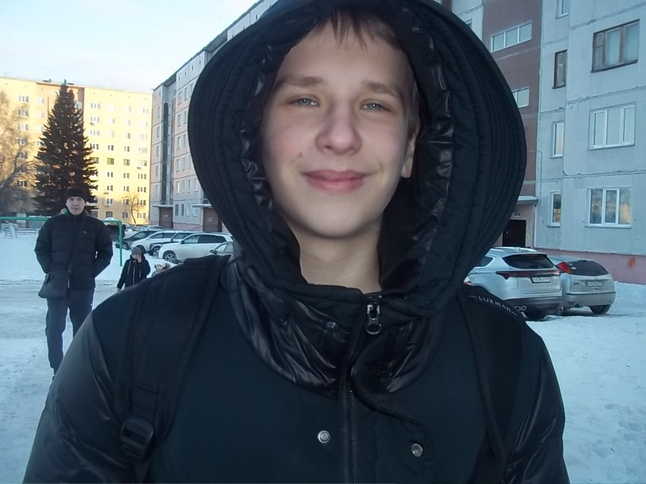
#> input picture test_images/dima.JPG, 646 x 484 px, shrunk from 1280 x 960 before the run
$ python file_crop.py
#> lines starting #> are read from the running program, lines starting #| are printed output that depends on the picture
import cv2

class Crop:
    def __init__(self):
        self.coordinates = {}

    def crop(self, path, percent):
#> called with path = '../test_images/dima.JPG', percent = 0
        img = cv2.imread(path)
#> img is the input picture: shape (484, 646, 3); mean B, G, R 106.8, 96.3, 82.9
        gray = cv2.cvtColor(img, cv2.COLOR_BGR2GRAY)
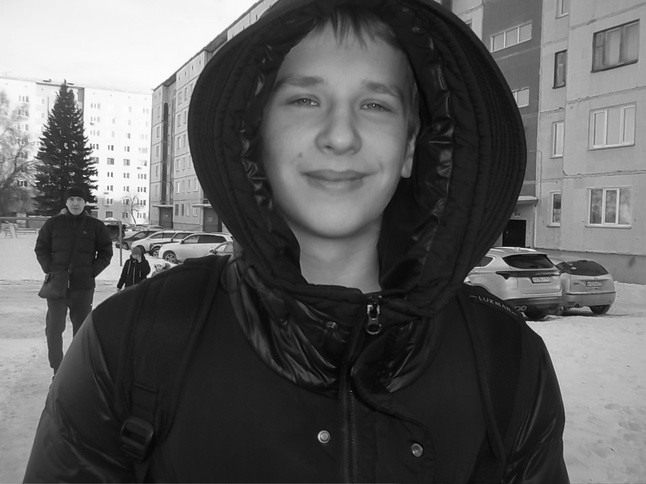
#> gray: shape (484, 646); min 2, max 254, mean 93.5
        face_cascade = cv2.CascadeClassifier('../haarcascade_frontalface_alt2.xml')
        faces = face_cascade.detectMultiScale(gray, 1.1, 4)
#> faces = [[64, 190, 24, 24], [251, 37, 180, 180]]
        faces = faces.tolist()
        faces.sort()

        counter = 1

        for (x, y, w, h) in faces:
            x_new = max(0, x - int(percent / 100  * w))  # Увеличиваем координаты влево
            y_new = max(0, y - int(percent / 100 * h))  # Увеличиваем координаты вверх
            w_new = min(img.shape[1] - x_new, w + int(percent / 50 * w))  # Увеличиваем ширину
            h_new = min(img.shape[0] - y_new, h + int(percent / 50 * h))  # Увеличиваем высоту

            face = img[y_new:y_new + h_new, x_new:x_new + w_new]

            cv2.imwrite(f'../croped_files/face_crop{counter}_{percent}%.jpg', face)
            counter += 1
#> this loop made 2 passes
#> (x, y, w, h, x_new, y_new, w_new, h_new) on passes 1 to 2: (64, 190, 24, 24, 64, 190, 24, 24), (251, 37, 180, 180, 251, 37, 180, 180)
#> pass 1, in crop, `face = img[y_new:y_new + h_new, x_new:x_new + w_new]`:
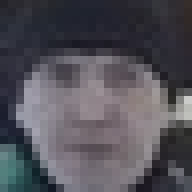
#> face: shape (24, 24, 3) (shown 8 times larger); mean B, G, R 88.9, 81.3, 83.1
#> pass 2, in crop, `face = img[y_new:y_new + h_new, x_new:x_new + w_new]`:
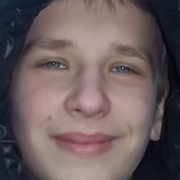
#> face: shape (180, 180, 3); mean B, G, R 94.7, 92.7, 108.3
#> after the loop, counter = 3

if __name__ == '__main__':
    path = '../test_images/dima.JPG'
    crop = Crop()
    crop.crop(path, 0)

$ run again, with test_images/hasbik.jpg copied over test_images/dima.JPG
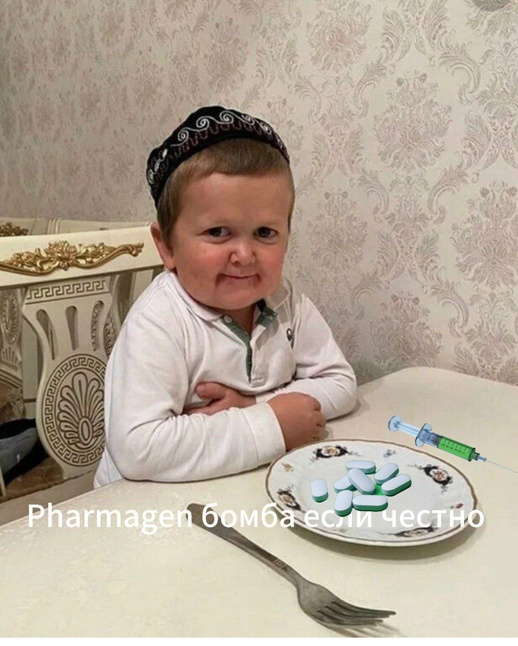
#> input picture test_images/hasbik.jpg, 518 x 646 px, shrunk from 1026 x 1280 before the run
#> in crop, img is the input picture: shape (646, 518, 3); mean B, G, R 152, 167.3, 180.7
#> in crop, `gray = cv2.cvtColor(img, cv2.COLOR_BGR2GRAY)`:
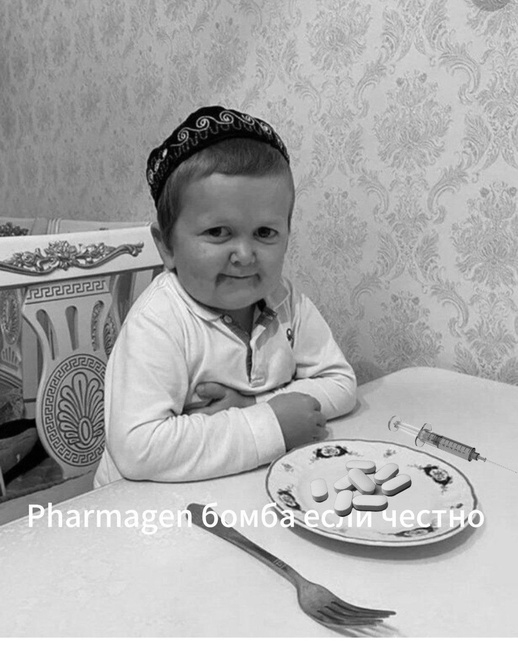
#> gray: shape (646, 518); min 0, max 255, mean 169.6
#> faces = [[179, 187, 121, 121]]
#> the loop in crop, `for (x, y, w, h) in faces:` made 1 pass
#> (x, y, w, h, x_new, y_new, w_new, h_new) on pass 1: (179, 187, 121, 121, 179, 187, 121, 121)
#> pass 1, in crop, `face = img[y_new:y_new + h_new, x_new:x_new + w_new]`:
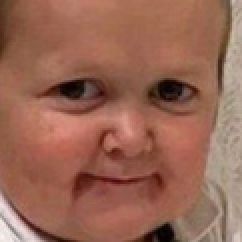
#> face: shape (121, 121, 3) (shown 2 times larger); mean B, G, R 84.2, 102.1, 152.1
#> after the loop in crop, `for (x, y, w, h) in faces:`: counter = 2

$ run again, with test_images/levon.jpg copied over test_images/dima.JPG
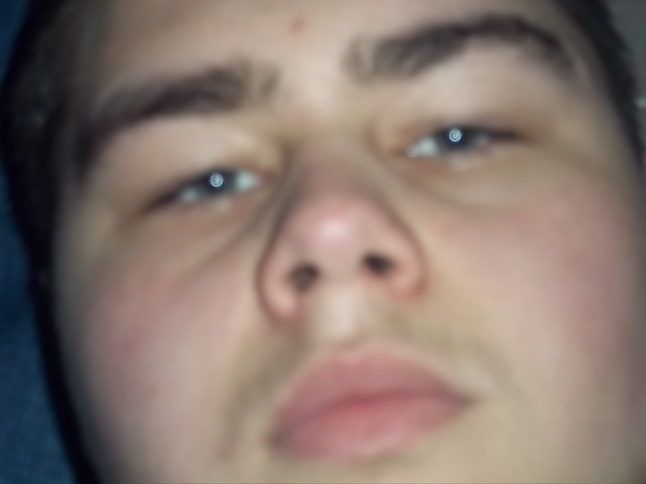
#> input picture test_images/levon.jpg, 646 x 484 px, shrunk from 1280 x 960 before the run
#> in crop, img is the input picture: shape (484, 646, 3); mean B, G, R 110, 118.6, 135.5
#> in crop, `gray = cv2.cvtColor(img, cv2.COLOR_BGR2GRAY)`:
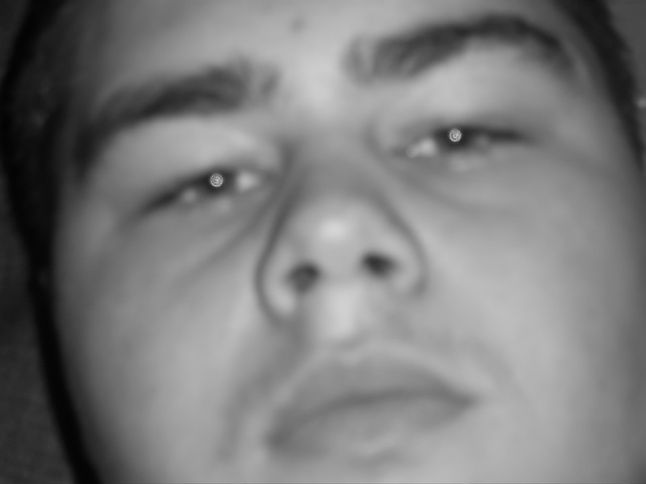
#> gray: shape (484, 646); min 3, max 213, mean 122.7
#> faces = [[240, 192, 201, 201]]
#> the loop in crop, `for (x, y, w, h) in faces:` made 1 pass
#> (x, y, w, h, x_new, y_new, w_new, h_new) on pass 1: (240, 192, 201, 201, 240, 192, 201, 201)
#> pass 1, in crop, `face = img[y_new:y_new + h_new, x_new:x_new + w_new]`:
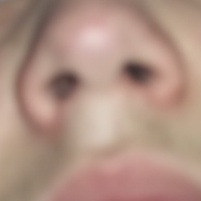
#> face: shape (201, 201, 3); mean B, G, R 131.9, 145.6, 176.6
#> after the loop in crop, `for (x, y, w, h) in faces:`: counter = 2

$ run again, with test_images/levon_neutral.JPG copied over test_images/dima.JPG
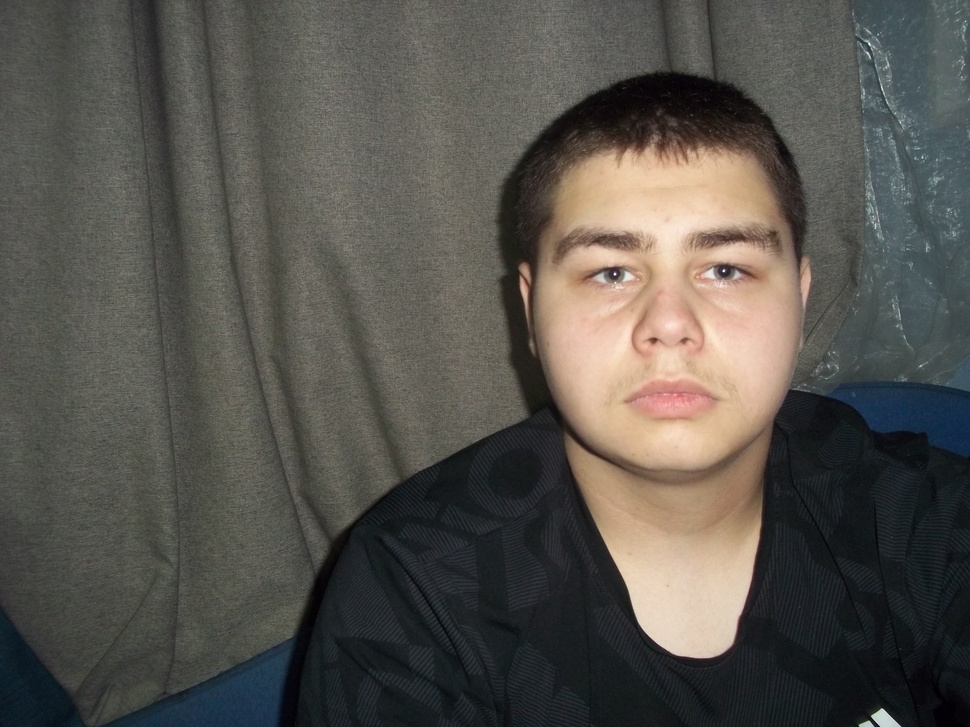
#> input picture test_images/levon_neutral.JPG, 970 x 727 px, shrunk from 4000 x 3000 before the run
#> in crop, img is the input picture: shape (727, 970, 3); mean B, G, R 77.8, 83.6, 86.6
#> in crop, `gray = cv2.cvtColor(img, cv2.COLOR_BGR2GRAY)`:
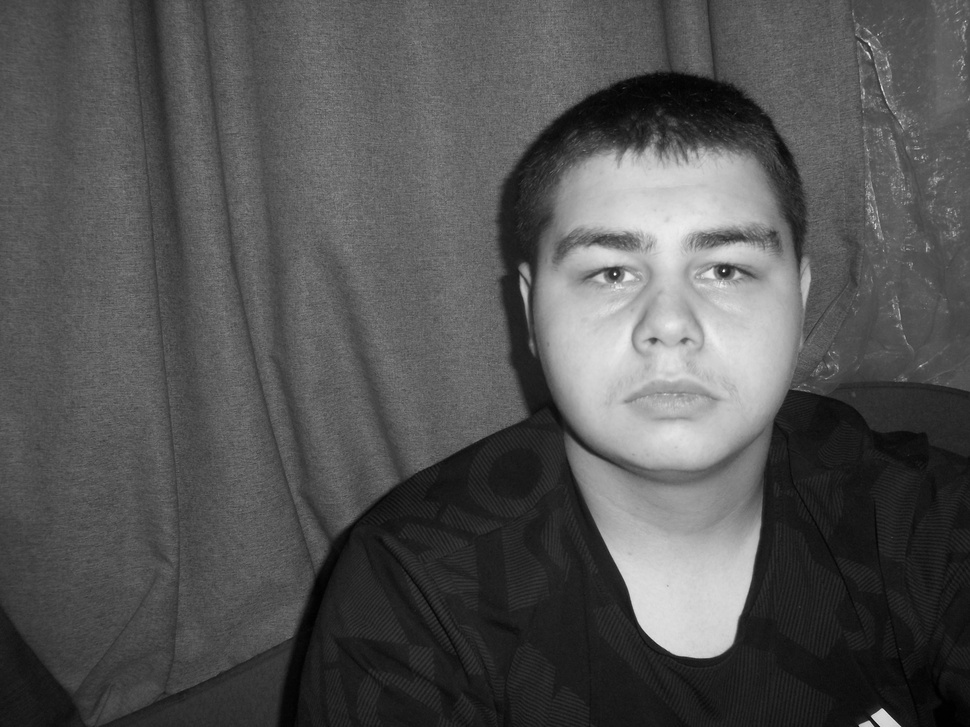
#> gray: shape (727, 970); min 0, max 252, mean 83.9
#> faces = [[505, 144, 332, 332]]
#> the loop in crop, `for (x, y, w, h) in faces:` made 1 pass
#> (x, y, w, h, x_new, y_new, w_new, h_new) on pass 1: (505, 144, 332, 332, 505, 144, 332, 332)
#> pass 1, in crop, `face = img[y_new:y_new + h_new, x_new:x_new + w_new]`:
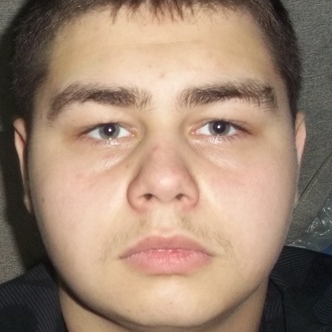
#> face: shape (332, 332, 3); mean B, G, R 113.5, 132, 157
#> after the loop in crop, `for (x, y, w, h) in faces:`: counter = 2
